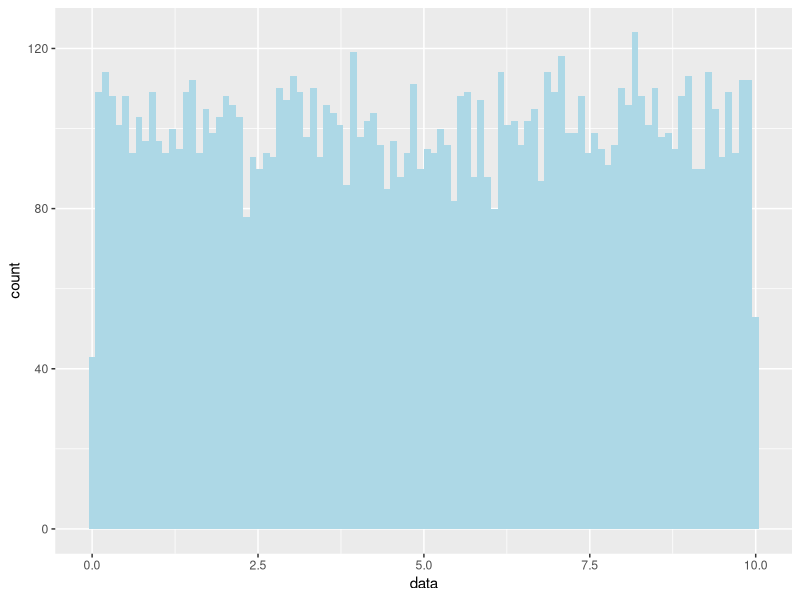
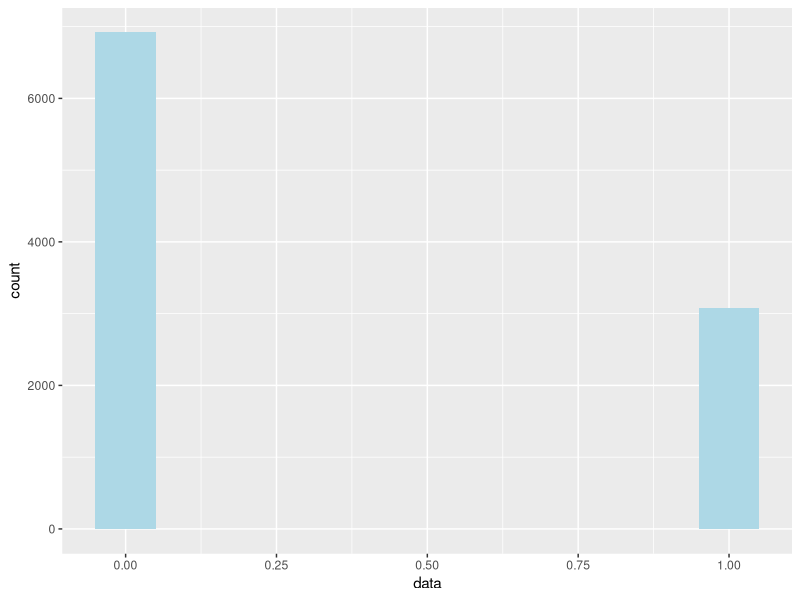
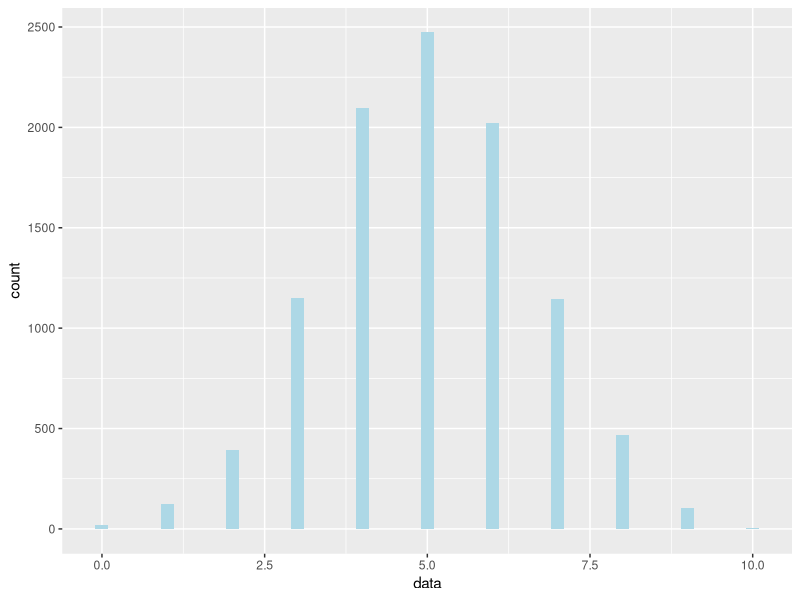
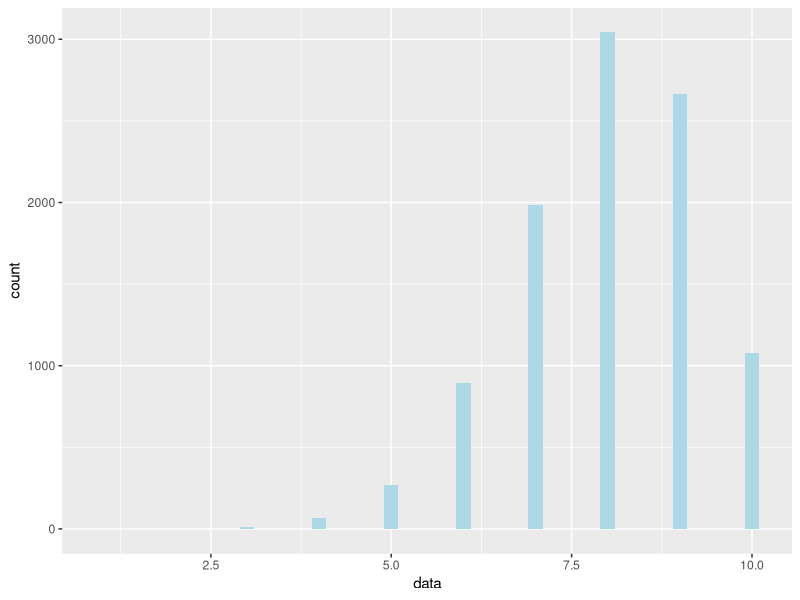
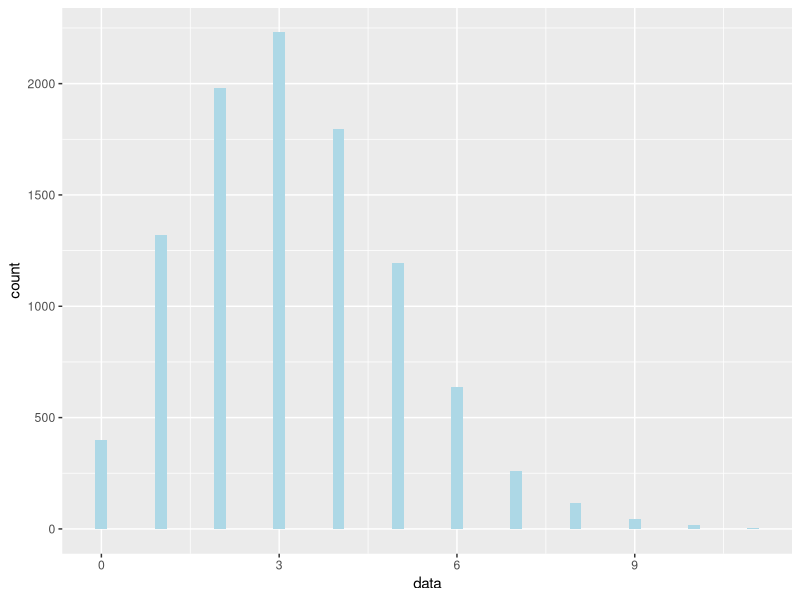
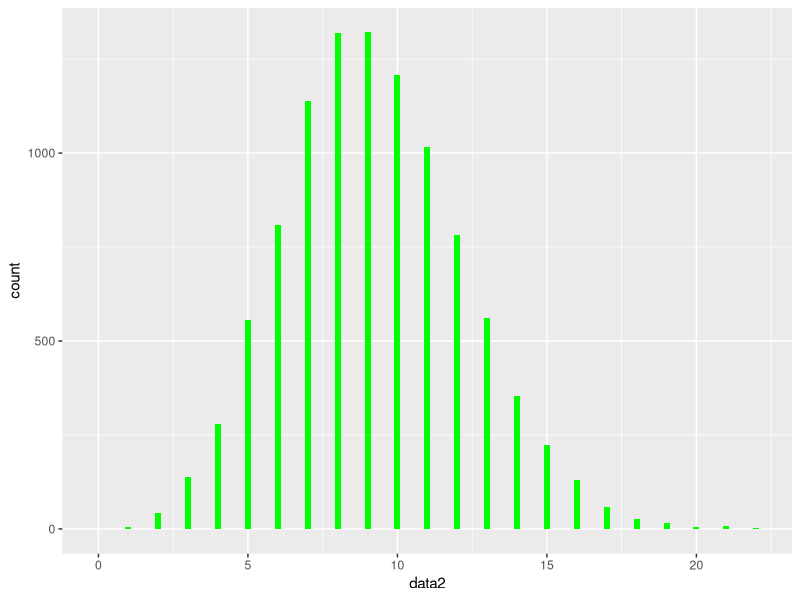
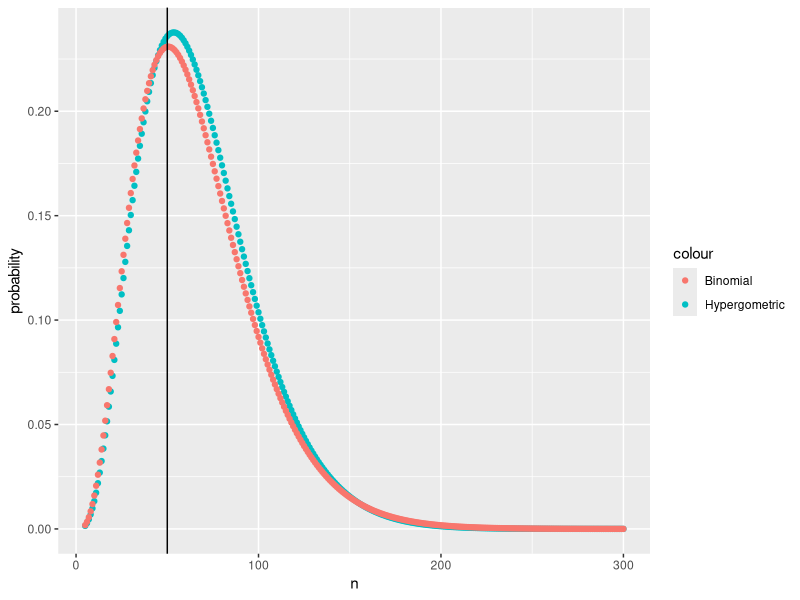

Reproduce these figures in R, in order.
## ---- chunk 1
knitr::opts_chunk$set(echo = TRUE)
rm(list=ls())
library(ggplot2)
## ---- chunk 2
 
# simulate uniform random numbers
data = runif(n=10000,min=0,max=10)
ggplot()+
  aes(x=data) +
  geom_histogram(bins=100,fill="lightblue")
## ---- chunk 3
data = as.numeric(rbinom(10000,1,0.3))
ggplot()+
  aes(x=data)+
  geom_bar(fill="lightblue",width = 0.1)

## ---- chunk 4
rbinom(20,5,0.5)
rbinom(20,5,0.9)
## ---- chunk 5
a<-dbinom(c(1,2,3,4,5,6,7,8,9,10),10,0.5)
sum(a)# is not equal to 1. Why is this?
sum(dbinom(c(1,3,5,7,9),10,0.5))#what will this sum be?
sum(dbinom(c(1,2,3,4,5),10,0.9))
sum(dbinom(c(1,2,3,4,5),10,0.1))
data = rbinom(p=0.5,size=10,n=10000)
ggplot()+
  aes(x=data)+
  geom_bar(fill="lightblue",width = 0.2)


## ---- chunk 6
data = rbinom(p=0.8,size=10,n=10000)
ggplot()+
  aes(x=data)+
  geom_bar(fill="lightblue",width = 0.2)
## ---- chunk 7
data<- rpois(n=10000,lambda=3.2)
data2<- rpois(n=10000,lambda=9.2)
ggplot()+
  aes(x=data)+
  geom_bar(fill="lightblue",width=.2)
ggplot()+
  aes(x=data2)+
  geom_bar(aes(x=data2),fill="green",width=.2)  
## ---- chunk 8
x <- 0:30
p <- dpois(x,9.2)
sum(x*p)
## ---- chunk 9
a<-0
for( i in 0:35){a<-a+dbinom(i,100,0.4)}
a
## ---- chunk 10
pbinom(35,100,0.4)
## ---- chunk 11
phyper(35,240000,360000, 100)
## ---- chunk 12
#let's assume that the population is 850, and 50 has the attribute. 
#This is the example we have in the slides
pop<-850
aprob<-50/850
K= 50
xval<-3
res<-as.data.frame(matrix(0, ncol = 3, nrow = 0))
colnames(res)<-c("n","hypergeometric","binomial")
for(n in 5:300){
  h<-dhyper(xval,K,pop, n)
  b<-dbinom(xval,n,aprob)
  res[nrow(res) + 1,]=c(n,h,b)
}
p<-ggplot(res)+geom_point(aes(x=n,y=hypergeometric,color="Hypergometric"))+geom_point(aes(x=n,y=binomial,color="Binomial"))+scale_y_continuous(name="probability")+ geom_vline(xintercept=50) 
p
